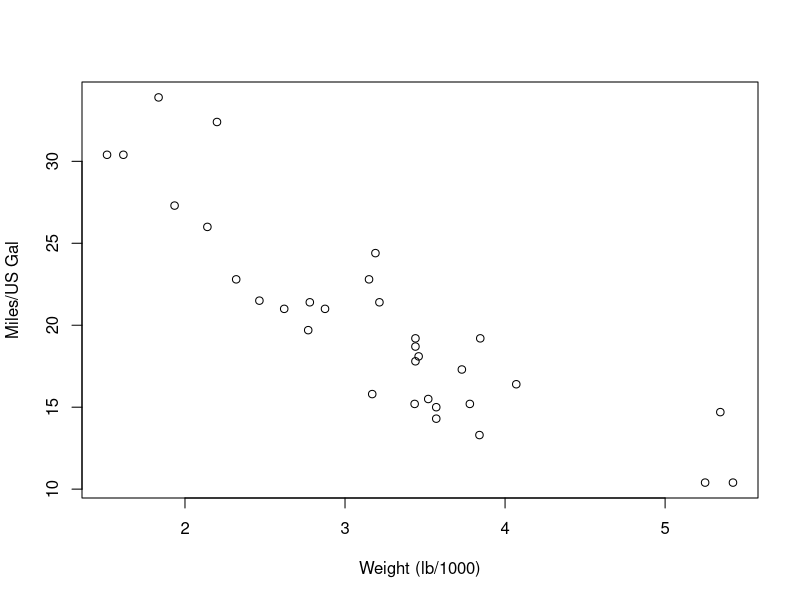

Write the R code that produced this figure. (Note: this script raises an error after producing the figure.)
###############################################################################
# 
#               RRRRRRR
#               RRR   RRR
#               RRR   RRR
#               RRRRRRR
#               RRR   RRR
#               RRR    RRR
#               RRR    RRR
#               RRR    RRR
#               
#       West Michigan R Users Group
#
###############################################################################
# 
#   TITLE:    quirkyR:
#             An introduction to R for programmers
#             Basics, quirks, and gotchas
#             --or--
#             YARD: Yet another R demo...
#           
#   AUTHOR: Paul Egeler
#
#   CONTACT: paulegeler .at. gmail .dot. com  
#   
#   DATE:   21 Jun 2016
#   
#   PURPOSE:
# 
#   R is awesome. R is great. R fills a niche. R is weird.  
# 
#   There are a lot of bright people out there in many different technical 
#   disciplines. These bright people, who may be giants in their own respective
#   fields, do not always have formal training in computer science or 
#   programming. And yet, over the course of their work they may find utility 
#   in using computational support to augment their work. 
#   
#   In such cases, one often enlists a familiar office productivity suite 
#   produced somewhere in Washington state. However, reliance on spreadsheets 
#   for heavy-duty computing tasks can be inelegant, cumbersome, and limiting. 
#   Think back to psychology 101--The Sapir-Whorf hypothesis. As such, better 
#   understanding of the tools available can facilitate better analysis.
# 
#   This script is meant to introduce the R language to a person of technical
#   background who heretofore has had limited exposure to the language
#   but who is familiar with computing concepts. The neophyte will
#   (hopefully) become comfortable with the R environment, try some basic
#   data wrangling, and identify some of the pitfalls commonly encountered
#   by newbies and seasoned programmers alike.
#   
#   I hope there will be something to take away in here for folks of
#   all skill levels!
#
###############################################################################
#
#   Some must-read resources:
#
#   aRrgh: a newcomer's (angry) guide to R
#   http://arrgh.tim-smith.us/
#     
#   The R Inferno
#   http://www.burns-stat.com/documents/books/the-r-inferno/
#   
#   Impatient R
#   http://www.burns-stat.com/documents/tutorials/impatient-r/
# 
#   Google's R Style Guide
#   https://google.github.io/styleguide/Rguide.xml
# 
#   magrittr
#   https://cran.r-project.org/web/packages/magrittr/vignettes/magrittr.html
# 
#   Advanced R by Hadley Wickham
#   http://adv-r.had.co.nz/
#
#   R Language Definition
#   https://cran.r-project.org/doc/manuals/r-release/R-lang.html
#
#   Many of these resources have been the source material and/or springboard
#   for my talk today, particularly aRrgh and R Inferno. If you liked my talk,
#   I encourage you to check out the websites for yourself!
#
###############################################################################

###############
# Outline
###############
# 
# I. Fundamentals
#  A. Simple calculation
#  B. Ending commands
#  C. Naming
# II. Assignment
#  A. (Not) declaring variables
#  B. <-
#  C. =
#  D. ->
#  E. assign()
#  F. <<-
# III. Environment
#  A. get(); setwd()
#  B. ls()
#  C. rm()
# VI. Data types
#  A. Atomic vectors
#  B. Matrices/Arrays
#  C. Lists
#  D. data.frames
#  E. Factors
#  F. Grab bag (TRUE, FALSE, NA, NULL)
# V. Indexing
#  A. []
#  B. $
#  C. [[]]
#  D. Various tricks
# VI. Functions
#  A. Defining functions
#  B. Lazy evaluation
# VII. Using vectorization to your advantage
#  A. For loops vs. vector operations
#  B. sapply/tapply/lapply
#  C. Recycling vectors
# VIII. Libraries
#  A. magrittr
#  B. dplyr
#  C. tidyr

###############
# Fundamentals
###############

# R can be used as a calculator

5 * 2 + 3

sqrt(1 - (3/4)^2)

9 * 0:10       # Vectorized operations

# Statements are ended with line breaks or semicolons
print("Hello world.")
print("Hello");print("world.")

# Statements can be extended over multiple lines
# NOTE: The console prompt changes from '>' to '+'
head(mtcars)   # Peek at the data frame

plot(          # Create a plot of MPG by weight
  mtcars$wt,
  mtcars$mpg,
  xlab = "Weight (lb/1000)",
  ylab = "Miles/US Gal"
)

# Statements can be grouped by curly braces
if (TRUE) {
  print("This command is within an IF structure")
  print("So is this one")
}
  
# Naming conventions:
# Full stop is a legal character in naming and is preferred over
# camelCase and underscores
# 
# For variables
# total.sales       # Good
# totalSales        # OK
# total_Sales       # Bad
# 
# For functions
# getArea()         # Good
# get_area()        # Bad
# 
# Unlike SAS, R is case sensitive!
# GET.AREA != get.area


###############
# Assignment
###############

# There are many object types in R, but they are not usually declared 
# prior to assignment
character(5)
integer(10)

# To assign a value to a variable, simply use an assignment operator
# The recommended assignment method is the <- operator
# This is the safest way to assign a value to a variable

x <- 1:10     # Note the colon operator (:) generates a sequence
print(x)      # Print the object with the print function
x             # Or simply submit the object to the console

x < - 1:10     # Careful with whitespace when using the arrow operator!

# I like the equal sign operator (=) because it's fewer keystrokes
# NOTE: This can get you in trouble in some situations

x = 10:1
x

# Parentheses automatically print
(y <- -5:5)

# The arrow operator works bidirectionally
15:1 -> z
z

# Can also assign variables using the assign() function
assign("a", 1:5)
a

# The double angle brace in assignment operator assigns the value to
# the parent environment (i.e., global environment)
# NOTE: The use of this operator is inadvisable except in very specific situations
foo = function () x.global <<- "I am being assigned to the global environment"
foo()
x.global

###############
# Environment
###############

# Speaking of the environment, here are a couple of useful 
# environment mangaement functions

getwd()                   # Get working directory of R process
setwd("~/")               # ~/ expansion works even in Windows environment
list.files()              # List files in working directory

ls()                      # Kinda UNIX-y, eh?
ls(pattern = "^x")        # regex pattern matching
ls(envir = .GlobalEnv)    # This comes in handy when searching for an object
                          # whilst still in a function

set.seed(999)             # Creates a random seed, which is a hidden object
ls(all.names = TRUE)      # Handy for finding hidden objects (denoted by full stop)
                          # such as random seed 

rm(foo)                   # Also kind UNIX-y, right?

# This is an example of a quick way to remove all objects matching a pattern
#rm(list = ls(pattern = "^x")) 

###############
# Data types
###############

# Some of the basic objects
# Called atomic vectors
class(1:5)
class(1:5 + .2)
class("foo")
class(TRUE)

# To concatenate elements into a vector, use c()
c(1,3,5)
c("foo","bar","baz")
c("foo",1,2)  # Note the coercion

# NA is the R representation of missing values
# Much like SAS's dot "."
# Be very careful if you know your data contains "NA" strings!!!
c(1,2,NA)     # NA is missing
c(1,2,"NA")   # NA is NOT missing!
c(1,2,NaN)    # NaN is not a number
c(1,2,Inf)    # Inf is infinity

## Logical vectors
# NOTE: T/F are aliases for TRUE/FALSE--They can be overwritten
x = 1:5

x <  5
x == 4
x != 3
x >= 2
1 %in% 1:3

1 < 3 & 3 < 5    # Same as "1 < 3 < 5" (which will not work)
1 == 2 | 1 != 2  # | is OR operator. %>% is pipe (with magrittr package)

## Factors 

# Factors most closely resemble the SAS PROC FORMAT construct
# Data is saved as integers but are _USUALLY_ represented as
# strings by most functions, as referenced by the "levels"
# attribute, which is a character vector

my.factor = factor(
  rep(letters[1:3], times=4),
  levels = letters[1:4]       # Levels do not have to match input vector
)

print(my.factor)
levels(my.factor)
nlevels(my.factor)
unclass(my.factor)

# If you have levels which you would like to treat as numbers,
# life gets a little sticky...
my.factor2 = factor(rep(101:103,each = 2))

as.numeric(my.factor2)  # Thanks to R Inferno for the next couple of lines

# The fix:
as.numeric(as.character(my.factor2))

# Or better still:
as.numeric(levels(my.factor2))[my.factor2]

## Lists
# Lists are vectors where each element can be a different type
# The list class is essentially a container for any R object type
# Object types can be mixed and matched


my.list = list(
  numeric.vector = 1:10,
  character.vector = c("foo","bar","baz"),
  data.frame = head(mtcars,3)
)

my.list
my.list[3]           # Single element of list object
my.list[[3]]         # Different indexing operator, slightly different result
my.list$data.frame   # Yet another indexing operator

## Data frames (d.f's)

# Data frames are lists of column vectors, all of which have the same length
# Vectors constituting the d.f can be of different data types
# This object makes a 2 dimensional table much like a SAS dataset
# Atrributes such as [column] names and row.names can be appended

d.f =  data.frame(
  x = seq(from = 1,to = 20, by = 2),
  y = c("a","b"),               # NOTE: R recycles vectors. This is a common theme.
  row.names = LETTERS[1:10],
  stringsAsFactors = TRUE       # This is the default behavior!!!
)
d.f

# Add a couple more vectors
d.f = cbind(
  d.f,
  z = rep(letters[3:4], each=5),
  w = rep(letters[5:6], times=5)
)
d.f

# Change to names
names(d.f) = paste("x",1:4,sep="")  # NOTE: We are recycling vectors again...
                                    # "x" is a vector of length 1

# Use backquotes to put illegal characters where they don't belong...
names(d.f)[1] = "Subject number"
d.f$`Subject number`

# Get prestored data.frame (d.f)
data()             # Get the list
data(mtcars)       # Make a promise
help(mtcars)       # Equivalent ?mtcars

# Get some basic information on the d.f
class(mtcars)
names(mtcars)
row.names(mtcars)
str(mtcars)

# Peek at first six rows and columns of d.f
head(mtcars)
tail(mtcars)

# Show dimensions of d.f
dim(mtcars)
nrow(mtcars)
ncol(mtcars)
length(mtcars)     # Remember, d.f is a list of column vectors

###############
# Indexing
###############

## The three main indexing operators are '[', '[[', and '$'

# Indices begin at 1
mtcars[0,0]        # Not what you wanted
mtcars[1,1]        # First row of first variable

# Some indexing removes parent class
str(mtcars[1,1])   # Atomic vector

# Just MPG
mtcars[ ,1]        # Blank will return all values
mtcars$mpg         # '$' notation
mtcars[[1]]        # '[[' operator will only return a single element
mtcars[1]          # Wait, this one is different! Attributes retained...
`[`(mtcars,1)      # All operators are actually functions

# Subsetting rows
mtcars[1,]         #Just the first observation
mtcars[1:10,]      #first ten rows
mtcars[1:10,10:11] #gears and carb
mtcars[grep("^Merc",row.names(mtcars)),] #Mercedes vehicles

# Subsetting with logic
mtcars[which(mtcars$mpg > 20),]
mtcars[mtcars$mpg > 20,]

# You can subset either with logical vector or index number
# Consider space use versus ease of coding
logical.vector = mtcars$mpg > 20
index.vector = which(mtcars$mpg > 20)

all.equal(
  mtcars[index.vector,],
  mtcars[logical.vector,]
)

###############
# Functions
###############

## The four most important concepts in R function writing/calling:
# 1. Lazy evaluation
# 2. Call-by-value
# 3. Lexical scoping
# 4. the dot-dot-dot (...) object

# Call the function without the parentheses to see the function definition
# e.g.,
my.function = function (x, y, eval=TRUE) {  # Define a simple function
  if (eval) x*y
}

my.function(5,6)                            # Execute the function
my.function                                 # Definition printed to console

# See more @:
# https://cran.r-project.org/doc/manuals/r-release/R-lang.html#Functions

###############
# Getting the most out of your vectors
###############

## (Taken mostly from R Inferno)

## Using vectorized operations to their fullest capacity is faster
n=10^4

# Slow...
system.time({
  vector <- integer(0)
  for (i in seq(1,n)) {
    vector <- c(vector,i)
  }
})

# Better...
system.time({
  vector <- integer(n)
  for (i in seq(1,n)) {
    vector[i] <- i
  }
})

# Best!
system.time(vector <- 1:n)

## The code is easier to write, too

# Slow and hard to read
lsum <- 0
for (i in seq(1,n))  {
  lsum <- lsum + log(i)
}
lsum

# Fast and easy to read
sum(log(1:n))

## Operations can be performed across elements of lists
# Slow
for (i in seq_along(mtcars)) {
  x[i] = mean(mtcars[,i])
  names(x)[i] = names(mtcars[i])
}
x

# Fast
lapply(mtcars, FUN=mean)  # Returns list
sapply(mtcars, FUN=mean)  # Returns vector when possible


###############
# Using packages
###############

# R's power comes in part from its extensive package library.
# R users have created [large integer] packages covering everything
# from bioinformatics to statistics, plotting and data mining.
# These packages can be accessed through the cran repository.
# Download/install them using your IDE or with the install.packages() function.

# Use library() or require().
# The biggest difference is that require() returns a logical value 
# to indicate success or failure to load.

print(library("this package does not exist"))  # Error
print(require("this package does not exist"))  # Error plus returns FALSE

## Using require() allows for (among other things)
## dynamic installation of packages
# if (!require(magrittr)) {
#   install.packages("magrittr")
#   library(magrittr)  # Not sure if install.packages() automatically loads too...
# }
# 
## Define function for loading multiple packages
## c/o stevenworthington github, ipak.R
## https://gist.github.com/stevenworthington/3178163
ipak <- function(pkg){
  new.pkg <- pkg[!(pkg %in% installed.packages()[ ,"Package"])]
  if (length(new.pkg)) 
    install.packages(new.pkg, dependencies = TRUE)
  sapply(pkg, require, character.only = TRUE)
}

# ipak("magrittr","dplyr","ggplot2")

###############
# End of demo
###############

## NEXT TIME: The joy of magrittr, or...
# 
#           %>%
#   ceci n'est pas une pipe
# 

# Thank you